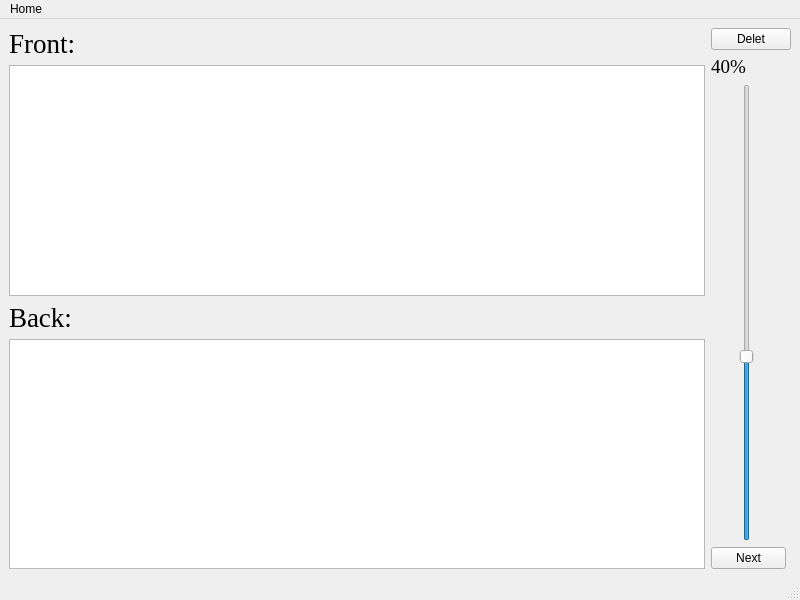
<?xml version="1.0" encoding="UTF-8"?>
<ui version="4.0">
 <class>MainWindow</class>
 <widget class="QMainWindow" name="MainWindow">
  <property name="windowModality">
   <enum>Qt::ApplicationModal</enum>
  </property>
  <property name="geometry">
   <rect>
    <x>0</x>
    <y>0</y>
    <width>800</width>
    <height>600</height>
   </rect>
  </property>
  <property name="windowTitle">
   <string>&lt;Deck Name&gt; Back</string>
  </property>
  <widget class="QWidget" name="centralwidget">
   <layout class="QHBoxLayout" name="horizontalLayout">
    <item>
     <layout class="QVBoxLayout" name="verticalLayout_2">
      <item>
       <widget class="QLabel" name="label">
        <property name="maximumSize">
         <size>
          <width>71</width>
          <height>31</height>
         </size>
        </property>
        <property name="font">
         <font>
          <family>Times New Roman</family>
          <pointsize>20</pointsize>
         </font>
        </property>
        <property name="text">
         <string>Front:</string>
        </property>
       </widget>
      </item>
      <item>
       <widget class="QTextEdit" name="textEdit"/>
      </item>
      <item>
       <widget class="QLabel" name="label_2">
        <property name="maximumSize">
         <size>
          <width>91</width>
          <height>31</height>
         </size>
        </property>
        <property name="font">
         <font>
          <family>Times New Roman</family>
          <pointsize>20</pointsize>
         </font>
        </property>
        <property name="text">
         <string>Back:</string>
        </property>
       </widget>
      </item>
      <item>
       <widget class="QTextEdit" name="textEdit_2"/>
      </item>
     </layout>
    </item>
    <item>
     <layout class="QVBoxLayout" name="verticalLayout">
      <item>
       <widget class="QPushButton" name="pushButton_3">
        <property name="text">
         <string>Delet</string>
        </property>
       </widget>
      </item>
      <item>
       <widget class="QLabel" name="label_3">
        <property name="maximumSize">
         <size>
          <width>71</width>
          <height>22</height>
         </size>
        </property>
        <property name="font">
         <font>
          <family>Times New Roman</family>
          <pointsize>14</pointsize>
         </font>
        </property>
        <property name="text">
         <string>40%</string>
        </property>
       </widget>
      </item>
      <item>
       <widget class="QSlider" name="verticalSlider">
        <property name="maximumSize">
         <size>
          <width>71</width>
          <height>16777215</height>
         </size>
        </property>
        <property name="minimum">
         <number>0</number>
        </property>
        <property name="maximum">
         <number>100</number>
        </property>
        <property name="singleStep">
         <number>1</number>
        </property>
        <property name="pageStep">
         <number>3</number>
        </property>
        <property name="value">
         <number>40</number>
        </property>
        <property name="orientation">
         <enum>Qt::Vertical</enum>
        </property>
       </widget>
      </item>
      <item>
       <widget class="QPushButton" name="pushButton">
        <property name="maximumSize">
         <size>
          <width>75</width>
          <height>24</height>
         </size>
        </property>
        <property name="text">
         <string>Next</string>
        </property>
       </widget>
      </item>
     </layout>
    </item>
   </layout>
  </widget>
  <widget class="QMenuBar" name="menubar">
   <property name="geometry">
    <rect>
     <x>0</x>
     <y>0</y>
     <width>800</width>
     <height>22</height>
    </rect>
   </property>
   <widget class="QMenu" name="menuHome">
    <property name="title">
     <string>Home</string>
    </property>
    <addaction name="actionBack"/>
    <addaction name="actionHome"/>
   </widget>
   <addaction name="menuHome"/>
  </widget>
  <widget class="QStatusBar" name="statusbar"/>
  <action name="actionBack">
   <property name="text">
    <string>Back</string>
   </property>
  </action>
  <action name="actionHome">
   <property name="text">
    <string>Home</string>
   </property>
  </action>
 </widget>
 <resources/>
 <connections/>
</ui>
